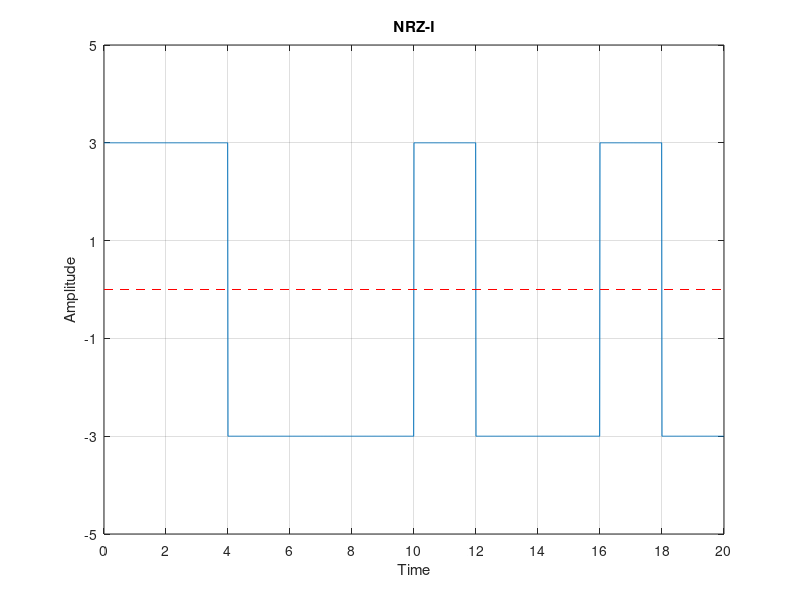

The MATLAB source for this figure:
clear all;
close all;
clc;

bits = [1 0 1 0 0 1 1 0 1 1];
bit_duration = 2;

fs = 100;
Total_time = length(bits) * bit_duration;   # time needed to send whole data
t = 0: 1/fs: Total_time-(1/fs);

# sender end
prv_state = -3
for i = 1 : length(bits)
    if bits(i) == 0
      nrzi(((i-1) * bit_duration * fs) + 1 : i * bit_duration * fs) = prv_state;
    else
      prv_state = -prv_state;
      nrzi(((i-1) * bit_duration * fs) + 1 : i * bit_duration * fs) = prv_state;
    endif
endfor

# ploting
plot(t, nrzi);
xticks([0: bit_duration: Total_time]);
yticks([-5: 2: 5]);
ylim([-5, 5]);
xlim([0, Total_time]);
grid on;
title("NRZ-I");
xlabel("Time");
ylabel("Amplitude");
line ([0, Total_time], [0 0], "linestyle", "--", "color", "r");


# receiver end
prv_found = ones(1, (bit_duration * fs)) .* 3;
for i = 1 : length(nrzi)/(bit_duration * fs)
    if nrzi(((i-1) * bit_duration * fs) + 1 : i * bit_duration * fs) == prv_found
        rcv_data(i) = 0;
    else
        rcv_data(i) = 1;
        prv_found = prv_found .* (-1);
    endif
endfor

disp(rcv_data);
